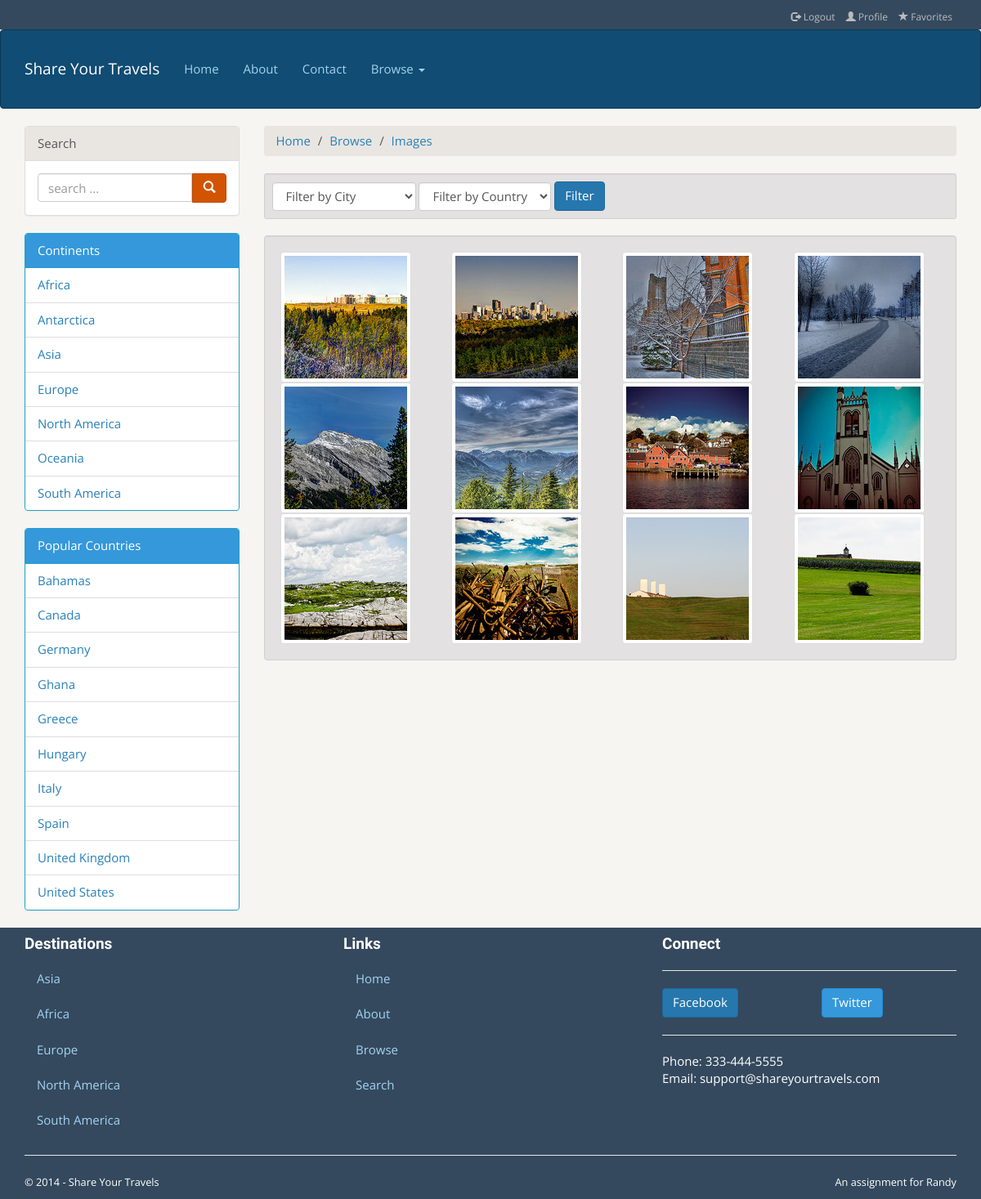
Page /browse-images.php?city=0&country=CA on the committed database.
### tables this page shows
CREATE TABLE `GeoContinents` (
  `ContinentCode` VARCHAR(2) NOT NULL, 
  `ContinentName` VARCHAR(255), 
  `GeoNameId` INTEGER, 
  INDEX (`GeoNameId`), 
  PRIMARY KEY (`ContinentCode`)
);

CREATE TABLE `GeoCountries` (
  `ISO` VARCHAR(255) NOT NULL, 
  `fipsCountryCode` VARCHAR(255), 
  `ISO3` VARCHAR(255), 
  `ISONumeric` VARCHAR(255), 
  `CountryName` VARCHAR(255), 
  `Capital` VARCHAR(255), 
  `GeoNameID` INTEGER, 
  `Area` VARCHAR(255), 
  `Population` INTEGER, 
  `Continent` VARCHAR(255), 
  `TopLevelDomain` VARCHAR(255), 
  `CurrencyCode` VARCHAR(255), 
  `CurrencyName` VARCHAR(255), 
  `PhoneCountryCode` VARCHAR(255), 
  `Languages` VARCHAR(255), 
  `PostalCodeFormat` VARCHAR(255), 
  `PostalCodeRegex` VARCHAR(255), 
  `Neighbours` VARCHAR(255), 
  `CountryDescription` LONGTEXT, 
  INDEX (`CurrencyCode`), 
  INDEX (`GeoNameID`), 
  PRIMARY KEY (`ISO`)
);

CREATE TABLE `TravelImageDetails` (
  `ImageID` INTEGER NOT NULL, 
  `Title` VARCHAR(255), 
  `Description` LONGTEXT, 
  `Latitude` DOUBLE NULL, 
  `Longitude` DOUBLE NULL, 
  `CityCode` INTEGER, 
  `CountryCodeISO` VARCHAR(2), 
  INDEX (`CityCode`), 
  INDEX (`CountryCodeISO`), 
  PRIMARY KEY (`ImageID`)
);

CREATE TABLE `TravelImage` (
  `ImageID` INTEGER NOT NULL AUTO_INCREMENT, 
  `UID` INTEGER, 
  `Path` VARCHAR(255), 
  `ImageContent` LONGBLOB, 
  PRIMARY KEY (`ImageID`), 
  INDEX (`UID`)
);

### functions.php (the view, shortened to what this page needs)
<?php
	function databaseConnection()
	{
		try
		{
			$user = "testuser";
			$pass = "mypassword";
			$db = "travels";
			$host = "localhost";
			$connString = "mysql:host=$host;dbname=$db";
			$pdo = new PDO($connString, $user, $pass);
			return $pdo;
		}
		catch(PDOException $e)
		{
			die( $e->getMessage() );
			$pdo = null;
		}
	 }
	function filterByCountry()
	{
		$pdo = databaseConnection();
		$sql = "SELECT * \n"
    	. "FROM TravelImageDetails\n"
    	. "INNER JOIN TravelImage ON TravelImageDetails.ImageID = TravelImage.ImageID\n"
    	. "WHERE CountryCodeISO = '" . $_GET['country'] . "'" ;
    	$result = $pdo->query($sql);
    	images($result);
	}
	function fetchAllCities()
	{
    	echo "<option value='0'>Filter by City</option>";
	}
	function fetchAllCountries()
	{
		echo "<option value='ZZZ'>Filter by Country</option>";
	}
	function images($result)
	{
		foreach ($result as $picture)
        {
    		echo "<div class='col-md-3'>";
    		echo "<a href='single-image.php?id=" . $picture['ImageID'] . "'>";
    		echo "<img src='travel-images/square-medium/" . $picture['Path'] . "' alt='" . $picture['Title'] . "' class='img-thumbnail'/>" ;
      		echo "</a>";
     		echo "</div>";
       	}
	}
?>

### includes/travel-left-rail.inc.php (shortened to what this page needs)
<?php
	include_once "functions.php";
?>
      <div class="panel panel-default">
           <div class="panel-heading">Search</div>
           <div class="panel-body">
             <form>
               <div class="input-group">
                  <input type="text" class="form-control" placeholder="search ...">
                  <span class="input-group-btn">
                    <button class="btn btn-warning" type="button"><span class="glyphicon glyphicon-search"></span>
                    </button>
                  </span>
               </div>
             </form>
           </div>
         </div>
         <div class="panel panel-info">
           <div class="panel-heading">Continents</div>
           <ul class="list-group">
				<?php
				try
				{
					$pdo = databaseConnection();
					$sql = "SELECT ContinentName FROM GeoContinents";
					$result = $pdo->query($sql);
					foreach ($result as $statement)
					{
						echo "<li class='list-group-item'><a href='#'>" . $statement['ContinentName'] . "</a></li>";
					}
				}
				catch(PDOException $e)
				{
					die( $e->getMessage() );
				}
				?>
           </ul>
         </div>
         <div class="panel panel-info">
           <div class="panel-heading">Popular Countries</div>
           <ul class="list-group">
				<?php
				try
				{
					$pdo = databaseConnection();
					$sql = "SELECT DISTINCT CountryName, ISO \n"
    					. "FROM `GeoCountries` \n"
    					. "INNER JOIN TravelImageDetails\n"
    					. "ON ISO = CountryCodeISO\n"
    					. "ORDER BY `CountryName` ASC";
					$result = $pdo->query($sql);
					foreach ($result as $statement)
					{
						echo "<li class='list-group-item'><a href='single-country.php?iso=" . $statement['ISO'] .  "'>" ;
						echo $statement['CountryName'] . "</a></li>";
					}
				}
				catch(PDOException $e)
				{
					die( $e->getMessage() );
				}
				?>
           </ul>
         </div>

### rows in the picture
geocontinents: ContinentName "Africa"
geocontinents: ContinentName "Antarctica"
geocontinents: ContinentName "Asia"
geocontinents: ContinentName "Europe"
geocontinents: ContinentName "North America"
geocontinents: ContinentName "Oceania"
geocontinents: ContinentName "South America"
geocountries: CountryName "Bahamas"
geocountries: CountryName "Canada"
geocountries: CountryName "Germany"
geocountries: CountryName "Ghana"
geocountries: CountryName "Greece"
geocountries: CountryName "Hungary"
geocountries: CountryName "Italy"
geocountries: CountryName "Spain"
geocountries: CountryName "United Kingdom"
geocountries: CountryName "United States"
travelimagedetails: travelimage.Path (picture)
travelimagedetails: travelimage.Path (picture)
travelimagedetails: travelimage.Path (picture)
travelimagedetails: travelimage.Path (picture)
travelimagedetails: travelimage.Path (picture)
travelimagedetails: travelimage.Path (picture)
travelimagedetails: travelimage.Path (picture)
travelimagedetails: travelimage.Path (picture)
travelimagedetails: travelimage.Path (picture)
travelimagedetails: travelimage.Path (picture)
travelimagedetails: travelimage.Path (picture)
travelimagedetails: travelimage.Path (picture)
